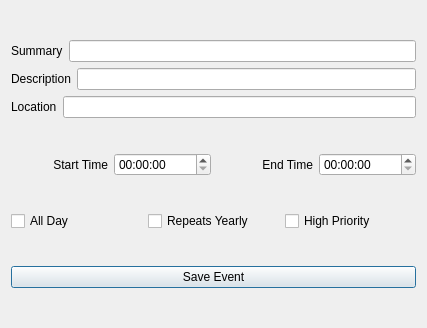
<?xml version="1.0" encoding="UTF-8"?>
<ui version="4.0">
 <class>EventEditorDialog</class>
 <widget class="QDialog" name="EventEditorDialog">
  <property name="geometry">
   <rect>
    <x>0</x>
    <y>0</y>
    <width>427</width>
    <height>328</height>
   </rect>
  </property>
  <property name="windowTitle">
   <string> Event Editor</string>
  </property>
  <layout class="QGridLayout" name="gridLayout">
   <item row="0" column="0">
    <layout class="QVBoxLayout" name="verticalLayout">
     <item>
      <layout class="QHBoxLayout" name="horizontalLayout_2">
       <item>
        <widget class="QLabel" name="labelSummary">
         <property name="text">
          <string>Summary</string>
         </property>
        </widget>
       </item>
       <item>
        <widget class="QLineEdit" name="lineSummary"/>
       </item>
      </layout>
     </item>
     <item>
      <layout class="QHBoxLayout" name="horizontalLayout_3">
       <item>
        <widget class="QLabel" name="labelDescription">
         <property name="text">
          <string>Description</string>
         </property>
        </widget>
       </item>
       <item>
        <widget class="QLineEdit" name="lineDescription"/>
       </item>
      </layout>
     </item>
     <item>
      <layout class="QHBoxLayout" name="horizontalLayout_5">
       <item>
        <widget class="QLabel" name="labelLocation">
         <property name="text">
          <string>Location</string>
         </property>
        </widget>
       </item>
       <item>
        <widget class="QLineEdit" name="lineLocation"/>
       </item>
      </layout>
     </item>
    </layout>
   </item>
   <item row="1" column="0">
    <layout class="QHBoxLayout" name="horizontalLayout">
     <item>
      <widget class="QLabel" name="labelStartTime">
       <property name="text">
        <string>Start Time</string>
       </property>
       <property name="alignment">
        <set>Qt::AlignmentFlag::AlignRight|Qt::AlignmentFlag::AlignTrailing|Qt::AlignmentFlag::AlignVCenter</set>
       </property>
      </widget>
     </item>
     <item>
      <widget class="QTimeEdit" name="timeStart"/>
     </item>
     <item>
      <widget class="QLabel" name="labelEndTime">
       <property name="text">
        <string>End Time</string>
       </property>
       <property name="alignment">
        <set>Qt::AlignmentFlag::AlignRight|Qt::AlignmentFlag::AlignTrailing|Qt::AlignmentFlag::AlignVCenter</set>
       </property>
      </widget>
     </item>
     <item>
      <widget class="QTimeEdit" name="timeEnd"/>
     </item>
    </layout>
   </item>
   <item row="2" column="0">
    <layout class="QHBoxLayout" name="horizontalLayout_4">
     <item>
      <widget class="QCheckBox" name="checkAllDay">
       <property name="text">
        <string>All Day</string>
       </property>
      </widget>
     </item>
     <item>
      <widget class="QCheckBox" name="chkYearly">
       <property name="text">
        <string>Repeats Yearly</string>
       </property>
      </widget>
     </item>
     <item>
      <widget class="QCheckBox" name="chkPriority">
       <property name="text">
        <string>High Priority</string>
       </property>
      </widget>
     </item>
    </layout>
   </item>
   <item row="3" column="0">
    <widget class="QPushButton" name="btnSave">
     <property name="text">
      <string>Save Event</string>
     </property>
    </widget>
   </item>
  </layout>
 </widget>
 <resources/>
 <connections/>
</ui>
